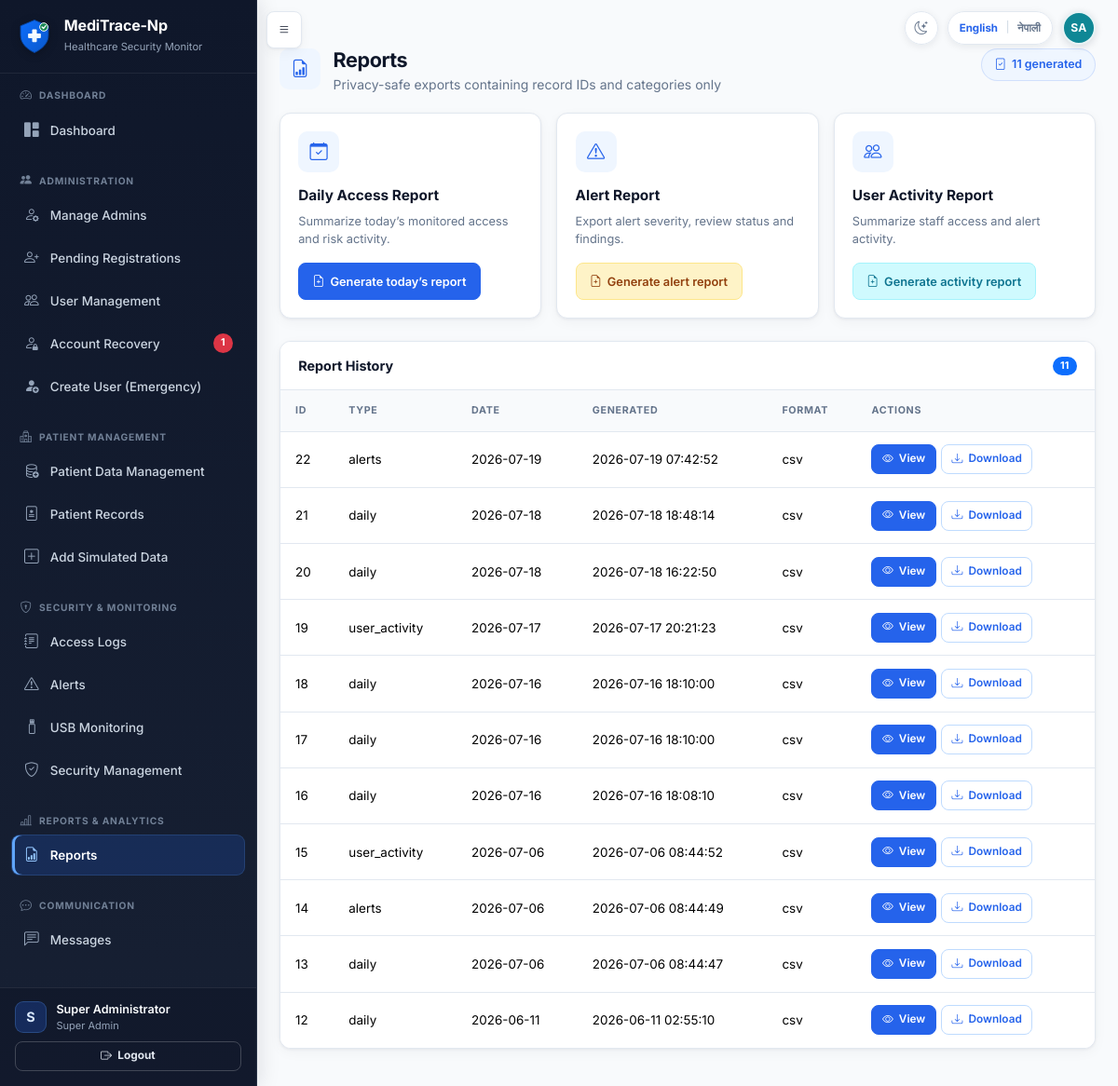
The page /admin/reports (signed in) on the database its author committed.
### tables this page shows
CREATE TABLE users (
            id INTEGER PRIMARY KEY AUTOINCREMENT,
            full_name TEXT NOT NULL,
            staff_id TEXT NOT NULL UNIQUE,
            email TEXT NOT NULL UNIQUE,
            username TEXT NOT NULL UNIQUE,
            password_hash TEXT NOT NULL,
            role TEXT NOT NULL,
            department TEXT NOT NULL,
            work_start TEXT NOT NULL,
            work_end TEXT NOT NULL,
            approval_status TEXT NOT NULL DEFAULT 'pending',
            is_active INTEGER NOT NULL DEFAULT 1,
            approved_by INTEGER,
            approved_at TEXT,
            rejection_reason TEXT,
            created_at TEXT NOT NULL,
            last_login TEXT, is_deleted INTEGER NOT NULL DEFAULT 0, failed_attempts INTEGER NOT NULL DEFAULT 0, locked_until TEXT, last_failed_login TEXT, must_change_password INTEGER NOT NULL DEFAULT 0, credential_version INTEGER NOT NULL DEFAULT 0, credentials_changed_at TEXT, credentials_changed_by INTEGER, preferred_language TEXT NOT NULL DEFAULT 'en',
            FOREIGN KEY (approved_by) REFERENCES users(id)
        );

CREATE TABLE reports (
            id INTEGER PRIMARY KEY AUTOINCREMENT,
            report_type TEXT NOT NULL,
            report_date TEXT NOT NULL,
            generated_by INTEGER,
            generated_at TEXT NOT NULL,
            file_path TEXT NOT NULL,
            format TEXT NOT NULL DEFAULT 'csv',
            FOREIGN KEY (generated_by) REFERENCES users(id)
        );

### app.py (the view, shortened to what this page needs)
@app.route('/admin/reports', methods=['GET', 'POST'])
@login_required
@admin_panel_required
def admin_reports():
    history = get_report_history()
    return render_template('reports.html', reports=history)

### templates/reports.html (shortened to what this page needs)
{% extends "base.html" %}
{% from "macros.html" import page_header %}
{% block content %}
<div class="app-page">
{{ page_header('Reports', 'Privacy-safe exports containing record IDs and categories only', 'bi-file-earmark-bar-graph', reports|length ~ ' generated', 'bi-file-check') }}
<div class="row g-3 mb-4">
    <div class="col-md-4">
        <div class="card h-100">
            <div class="card-body">
                <div class="app-page-icon mb-3"><i class="bi bi-calendar-check"></i></div>
                <h2 class="app-section-title mb-2">Daily Access Report</h2>
                <p class="app-section-subtitle mb-3">Summarize today’s monitored access and risk activity.</p>
                <form method="POST">
                    <button class="btn btn-primary"><i class="bi bi-file-earmark-plus"></i>Generate today’s report</button>
                </form>
            </div>
        </div>
    </div>
    <div class="col-md-4">
        <div class="card h-100">
            <div class="card-body">
                <div class="app-page-icon mb-3"><i class="bi bi-exclamation-triangle"></i></div>
                <h2 class="app-section-title mb-2">Alert Report</h2>
                <p class="app-section-subtitle mb-3">Export alert severity, review status and findings.</p>
                <form method="POST">
                    <button class="btn btn-warning"><i class="bi bi-file-earmark-plus"></i>Generate alert report</button>
                </form>
            </div>
        </div>
    </div>
    <div class="col-md-4">
        <div class="card h-100">
            <div class="card-body">
                <div class="app-page-icon mb-3"><i class="bi bi-people"></i></div>
                <h2 class="app-section-title mb-2">User Activity Report</h2>
                <p class="app-section-subtitle mb-3">Summarize staff access and alert activity.</p>
                <form method="POST">
                    <button class="btn btn-info"><i class="bi bi-file-earmark-plus"></i>Generate activity report</button>
                </form>
            </div>
        </div>
    </div>
</div>
<div class="card">
<div class="card-header"><span>Report History</span><span class="badge bg-primary">{{ reports|length }}</span></div>
<div class="table-responsive"><table class="table table-hover">
    <thead><tr><th>ID</th><th>Type</th><th>Date</th><th>Generated</th><th>Format</th><th>Actions</th></tr></thead>
    <tbody>
        {% for r in reports %}
        <tr>
            <td>{{ r.id }}</td>
            <td>{{ r.report_type }}</td>
            <td>{{ r.report_date }}</td>
            <td>{{ r.generated_at[:19].replace('T', ' ') }}</td>
            <td>{{ r.format }}</td>
            <td>
                <div class="table-actions"><a href="{{ url_for('view_report', report_id=r.id) }}" class="btn btn-sm btn-primary"><i class="bi bi-eye"></i>View</a>
                <a href="{{ url_for('download_report', report_id=r.id) }}" class="btn btn-sm btn-outline-primary"><i class="bi bi-download"></i>Download</a></div>
            </td>
        </tr>
        {% else %}
        <tr><td colspan="6" class="text-muted text-center">No reports generated yet.</td></tr>
        {% endfor %}
    </tbody>
</table></div></div></div>
{% endblock %}

### templates/base.html (shortened to what this page needs)
<!DOCTYPE html>
<html lang="{{ current_locale|default('en') }}" data-theme="light">
<head>
    <link href="https://cdn.jsdelivr.net/npm/bootstrap@5.3.2/dist/css/bootstrap.min.css" rel="stylesheet">
    <link href="https://cdn.jsdelivr.net/npm/bootstrap-icons@1.11.1/font/bootstrap-icons.css" rel="stylesheet">
    <link href="{{ url_for('static', filename='css/style.css') }}" rel="stylesheet">
    <link href="{{ url_for('static', filename='css/explainability.css') }}" rel="stylesheet">
    <link href="{{ url_for('static', filename='css/theme.css') }}" rel="stylesheet">
</head>
<body class="{% if current_user.is_authenticated %}has-sidebar{% endif %}">
    {% set language_return_path = request.full_path if request.query_string else request.path %}
    {% macro language_switch(extra_class='') %}
    <form method="POST" action="{{ url_for('change_language') }}" class="language-switch {{ extra_class }}" aria-label="{{ _('Switch language') }}">
        <button type="submit" name="language" value="en" class="language-option{% if current_locale == 'en' %} active{% endif %}" lang="en" aria-pressed="{{ 'true' if current_locale == 'en' else 'false' }}">English</button>
        <span class="language-divider" aria-hidden="true">|</span>
        <button type="submit" name="language" value="ne" class="language-option{% if current_locale == 'ne' %} active{% endif %}" lang="ne" aria-pressed="{{ 'true' if current_locale == 'ne' else 'false' }}">नेपाली</button>
    </form>
    {% endmacro %}
    {% macro theme_toggle(extra_class='') %}
    <button
        type="button"
        class="theme-toggle {{ extra_class }}"
        aria-label="{{ _('Switch to Dark Mode') }}"
        aria-pressed="false"
        title="{{ _('Switch to Dark Mode') }}"
        data-label-dark="{{ _('Switch to Dark Mode') }}"
        data-label-light="{{ _('Switch to Light Mode') }}"
    ><i class="bi bi-moon-stars" aria-hidden="true"></i></button>
    {% endmacro %}
    {% if current_user.is_authenticated %}
    {% from "macros.html" import user_initials %}
    {% set avatar_name = current_user.full_name|default('', true)|trim %}
    {% if not avatar_name %}{% set avatar_name = current_user.display_name|default('', true)|trim %}{% endif %}
    {% if not avatar_name %}{% set avatar_name = current_user.username|default('User', true)|trim %}{% endif %}
    <button type="button" class="btn btn-dark sidebar-toggle-btn" id="sidebarToggle" aria-label="{{ _('Toggle navigation') }}">
        <i class="bi bi-list"></i>
    </button>
    <div class="authenticated-header-actions" aria-label="{{ _('Current user') }}">
        {{ theme_toggle() }}
        {{ language_switch() }}
        <span
            class="header-user-avatar"
            role="img"
            aria-label="{{ _('Signed in as {name}', name=avatar_name) }}"
            title="{{ avatar_name }}"
        >{{ user_initials(current_user) }}</span>
    </div>
    <aside class="sidebar" id="sidebar">
        <div class="sidebar-brand">
            <img src="{{ url_for('static', filename='images/meditrace-logo.svg') }}" alt="{{ APP_NAME|default('MediTrace-Np') }}" class="brand-logo">
            <div>
                <h5 class="text-white mb-0 brand-title">{{ APP_NAME|default('MediTrace-Np') }}</h5>
                <small class="text-muted">Healthcare Security Monitor</small>
            </div>
        </div>
        <div class="sidebar-nav-scroll">
            {% import "sidebar_macros.html" as sidebar with context %}
            {% if current_user.is_admin_panel %}
                {{ sidebar.admin_sidebar() }}
            {% else %}
                {{ sidebar.staff_sidebar() }}
            {% endif %}
        </div>
        <div class="sidebar-footer">
            <div class="sidebar-user-summary">
                <span class="sidebar-user-avatar" aria-hidden="true">{{ current_user.full_name[:1]|upper }}</span>
                <div class="sidebar-user-copy">
                    <div class="small text-muted sidebar-user-name">{{ current_user.full_name }}</div>
                    <div class="small text-muted sidebar-user-role">{{ tr_display(current_user.role) }}</div>
                </div>
            </div>
            <a href="{{ url_for('logout') }}" class="btn btn-outline-light btn-sm mt-2 w-100 fw-bold">
                <i class="bi bi-box-arrow-right"></i> Logout
            </a>
        </div>
    </aside>
    <main class="main-content" id="mainContent">
    {% else %}
    <div class="public-header-actions">
        {{ theme_toggle('public-theme-toggle') }}
        {{ language_switch('public-language-switch') }}
    </div>
    <main class="auth-main container py-4">
    {% endif %}
            {% block content %}{% endblock %}
    {% if current_user.is_authenticated %}
    </main>
    {% else %}
    </main>
    {% endif %}
</body>
</html>

### templates/sidebar_macros.html (shortened to what this page needs)
{% macro section_header(icon, title) %}
<div class="sidebar-section-header">
    <i class="bi {{ icon }}"></i>
    <span>{{ _(title) }}</span>
</div>
{% endmacro %}
{% macro admin_sidebar() %}
<ul class="nav flex-column sidebar-nav">
    {{ section_header('bi-speedometer2', 'Dashboard') }}
    <li class="nav-item">
        <a class="nav-link {{ nav_active('admin_dashboard') }}" href="{{ url_for('admin_dashboard') }}">
            <i class="bi bi-grid-1x2-fill"></i><span>Dashboard</span>
        </a>
    </li>
    {{ section_header('bi-people-fill', 'Administration') }}
    {% if current_user.is_super_admin %}
    <li class="nav-item">
        <a class="nav-link {{ nav_active('manage_admins') }}" href="{{ url_for('manage_admins') }}">
            <i class="bi bi-person-gear"></i><span>Manage Admins</span>
        </a>
    </li>
    {% endif %}
    <li class="nav-item">
        <a class="nav-link {{ nav_active('pending_users') }}" href="{{ url_for('pending_users') }}">
            <i class="bi bi-person-plus"></i><span>Pending Registrations</span>
        </a>
    </li>
    <li class="nav-item">
        <a class="nav-link {{ nav_active('user_management', 'user_activity') }}" href="{{ url_for('user_management') }}">
            <i class="bi bi-people"></i><span>User Management</span>
        </a>
    </li>
    <li class="nav-item">
        <a class="nav-link {{ nav_active('recovery_requests', 'recovery_request_detail') }}" href="{{ url_for('recovery_requests') }}">
            <i class="bi bi-person-lock"></i><span>Account Recovery</span>
            {% if open_recovery_request_count > 0 %}<span class="badge bg-danger ms-auto">{{ open_recovery_request_count }}</span>{% endif %}
        </a>
    </li>
    <li class="nav-item">
        <a class="nav-link {{ nav_active('admin_create_user') }}" href="{{ url_for('admin_create_user') }}">
            <i class="bi bi-person-fill-add"></i><span>Create User (Emergency)</span>
        </a>
    </li>
    {{ section_header('bi-hospital', 'Patient Management') }}
    <li class="nav-item">
        <a class="nav-link {{ nav_active('patient_data_management') }}" href="{{ url_for('patient_data_management') }}">
            <i class="bi bi-database-add"></i><span>Patient Data Management</span>
        </a>
    </li>
    <li class="nav-item">
        <a class="nav-link {{ nav_active('patient_records', 'record_detail') }}" href="{{ url_for('patient_records') }}">
            <i class="bi bi-file-medical"></i><span>Patient Records</span>
        </a>
    </li>
    <li class="nav-item">
        <a class="nav-link {{ nav_active('simulated_patient_data') }}" href="{{ url_for('simulated_patient_data') }}">
            <i class="bi bi-plus-square"></i><span>Add Simulated Data</span>
        </a>
    </li>
    {{ section_header('bi-shield-lock', 'Security & Monitoring') }}
    <li class="nav-item">
        <a class="nav-link {{ nav_active('admin_events') }}" href="{{ url_for('admin_events') }}">
            <i class="bi bi-journal-text"></i><span>Access Logs</span>
        </a>
    </li>
    <li class="nav-item">
        <a class="nav-link {{ nav_active('admin_alerts') }}" href="{{ url_for('admin_alerts') }}">
            <i class="bi bi-exclamation-triangle"></i><span>Alerts</span>
        </a>
    </li>
    <li class="nav-item">
        <a class="nav-link {{ nav_active('usb_monitoring') }}" href="{{ url_for('usb_monitoring') }}">
            <i class="bi bi-usb-drive"></i><span>USB Monitoring</span>
        </a>
    </li>
    <li class="nav-item">
        <a class="nav-link {{ nav_active('security_management', 'retrain_behaviour_model') }}" href="{{ url_for('security_management') }}">
            <i class="bi bi-shield-check"></i><span>Security Management</span>
        </a>
    </li>
    {{ section_header('bi-bar-chart-line', 'Reports & Analytics') }}
    <li class="nav-item">
        <a class="nav-link {{ nav_active('admin_reports', 'view_report') }}" href="{{ url_for('admin_reports') }}">
            <i class="bi bi-file-earmark-bar-graph"></i><span>Reports</span>
        </a>
    </li>
    {{ section_header('bi-chat-dots', 'Communication') }}
    <li class="nav-item">
        <a class="nav-link {{ nav_active('admin_messages') }}" href="{{ url_for('admin_messages') }}">
            <i class="bi bi-chat-left-text"></i><span>Messages</span>
        </a>
    </li>
</ul>
{% endmacro %}

### rows shown on the page
users: full_name "S", full_name "Super Administrator", role "Super Admin"
reports: id "22", report_type "alerts", report_date "2026-07-19", generated_at "2026-07-19 07:42:52", format "csv"
reports: id "21", report_type "daily", report_date "2026-07-18", generated_at "2026-07-18 18:48:14", format "csv"
reports: id "20", report_type "daily", report_date "2026-07-18", generated_at "2026-07-18 16:22:50", format "csv"
reports: id "19", report_type "user_activity", report_date "2026-07-17", generated_at "2026-07-17 20:21:23", format "csv"
reports: id "18", report_type "daily", report_date "2026-07-16", generated_at "2026-07-16 18:10:00", format "csv"
reports: id "17", report_type "daily", report_date "2026-07-16", generated_at "2026-07-16 18:10:00", format "csv"
reports: id "16", report_type "daily", report_date "2026-07-16", generated_at "2026-07-16 18:08:10", format "csv"
reports: id "15", report_type "user_activity", report_date "2026-07-06", generated_at "2026-07-06 08:44:52", format "csv"
reports: id "14", report_type "alerts", report_date "2026-07-06", generated_at "2026-07-06 08:44:49", format "csv"
reports: id "13", report_type "daily", report_date "2026-07-06", generated_at "2026-07-06 08:44:47", format "csv"
reports: id "12", report_type "daily", report_date "2026-06-11", generated_at "2026-06-11 02:55:10", format "csv"

### other values the page prints
{{ (name_parts[0][0] ~ name_parts[-1][0])|upper }} "SA"
{{ APP_NAME|default('MediTrace-Np') }} "MediTrace-Np"
{{ open_recovery_request_count }} "1"
{{ reports|length }} "11"
